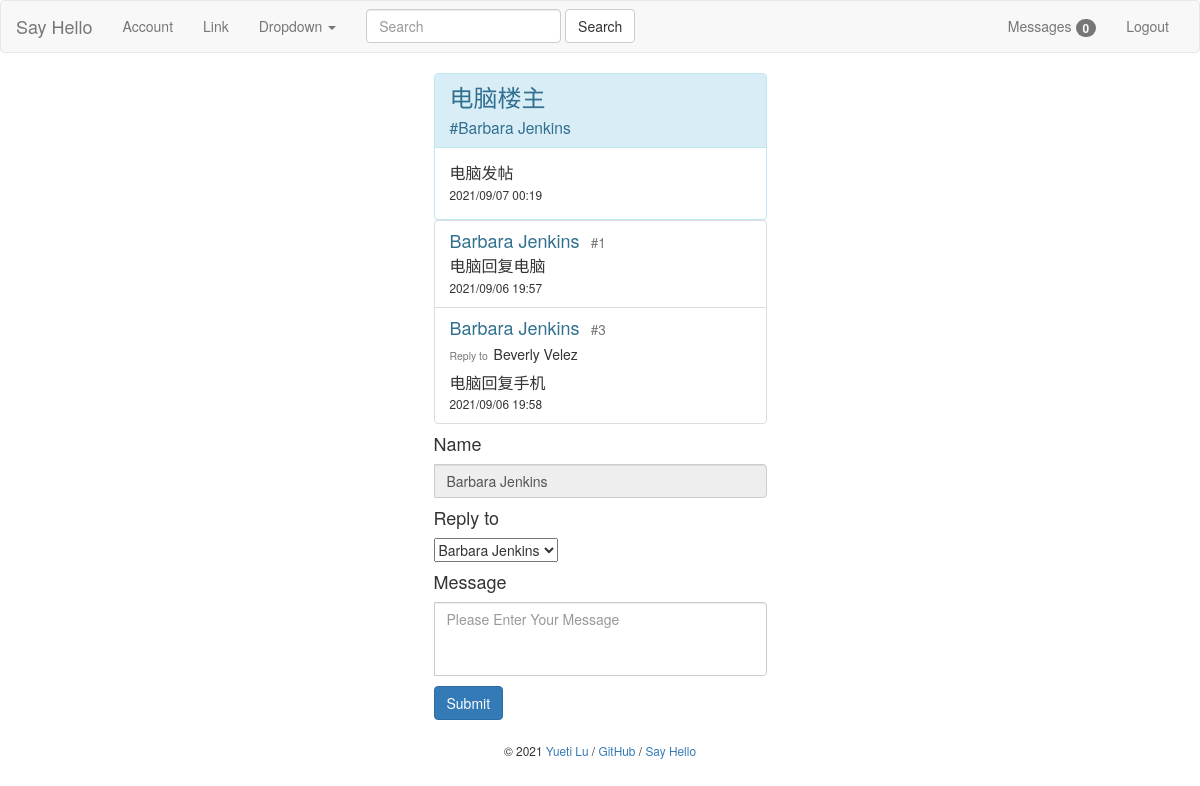
The app's page /post/1 (signed in) with its own data.
### bluelog/models.py (models this page shows)
class Post(db.Model):
    id = db.Column(db.Integer, primary_key=True)
    title = db.Column(db.String(60))
    body = db.Column(db.Text)
    name = db.Column(db.String(60))
    clickNum = db.Column(db.Integer, default=0)
    commentNum = db.Column(db.Integer, default=0)
    postTime = db.Column(db.DateTime, default=datetime.now)
    timestamp = db.Column(db.DateTime, default=datetime.now)
    user_id = db.Column(db.Integer, db.ForeignKey('user.id'))
    user = db.relationship('User', back_populates='posts')
    comments = db.relationship('Comment', back_populates='post', cascade='all,delete-orphan')

class Comment(db.Model):
    id = db.Column(db.Integer, primary_key=True)
    name = db.Column(db.String(30))
    body = db.Column(db.Text)
    replyTo = db.Column(db.String(30))
    commentFloor = db.Column(db.Integer)
    from_admin = db.Column(db.Boolean, default=False)
    timestamp = db.Column(db.DateTime, default=datetime.now, index=True)
    post_id = db.Column(db.Integer, db.ForeignKey('post.id'))
    post = db.relationship('Post', back_populates='comments')
    user_id = db.Column(db.Integer, db.ForeignKey('user.id'))
    user = db.relationship('User', back_populates='comments')

class FakeName(db.Model):
    id = db.Column(db.Integer, primary_key=True)
    post_id = db.Column(db.Integer)
    user_id = db.Column(db.Integer)
    name = db.Column(db.String)

### bluelog/blueprints/blog.py (the view, shortened to what this page needs)
@blog_bp.route('/post/<int:post_id>', methods=['GET', 'POST'])
def replyPage(post_id):
    replyForm = ReplyForm()
    fakesNames = FakeName.query.filter_by(post_id=post_id).all()
    replyForm.toName.choices = [(fakeName.name, fakeName.name) for fakeName in fakesNames]
    post = Post.query.get(post_id)
    post.clickNum += 1
    comments = post.comments
    db.session.commit()
    if current_user.is_authenticated:
        user = User.query.get(current_user.id)
        fakeName = FakeName.query.filter(and_(FakeName.post_id == post_id, FakeName.user_id == user.id)).first()
        if fakeName:
            replyForm.name.data = fakeName.name
        else:
            nameTemp = fake.name()
            while nameTemp in [fakeName.name for fakeName in fakesNames]:
                nameTemp = fake.name()
            replyForm.name.data = nameTemp
    else:
        nameTemp = fake.name()
        while nameTemp in [fakeName.name for fakeName in fakesNames]:
            nameTemp = fake.name()
        replyForm.name.data = nameTemp
    return render_template('blog/reply.html',
                           comments=comments,
                           form=replyForm,
                           post=post)

### bluelog/forms.py
class ReplyForm(FlaskForm):
    name = StringField('Name', validators=[DataRequired()])
    body = TextAreaField('Message', validators=[DataRequired(), Length(1, 200)])
    toName = SelectField('Reply to', choices=[])
    submit = SubmitField()

class SearchForm(FlaskForm):
    body = StringField('SearchMessage', validators=[DataRequired()])
    submit = SubmitField('Search')

### bluelog/__init__.py (called while the page is built)
def register_template_context(app):
    @app.context_processor
    def injectSearchForm():
        searchForm = SearchForm()
        return dict(searchForm=searchForm)
    @app.context_processor
    def injectUnreadMessage():
        if current_user.is_authenticated:
            user = User.query.get(current_user.id)
            unreadMessageNum = UnreadMessage.query.filter(and_(UnreadMessage.user_id == user.id,
                                                               UnreadMessage.haveRead == 0)).count()
            return dict(unreadMessageNum=unreadMessageNum)
        else:
            return dict(unreadMessageNum=0)

### bluelog/extensions.py (called while the page is built)
@login_manager.user_loader
def load_user(user_id):
    from bluelog.models import User
    user = User.query.get(int(user_id))
    return user

### bluelog/templates/blog/reply.html (shortened to what this page needs)
{% extends 'base.html' %}
{% from "macros.html" import show_flash with context %}
{% from "macros.html" import show_footer %}
{% from "macros.html" import show_comment_in_post %}
{% from "macros.html" import show_errors %}
{% block content %}
    <div class="col-md-4"></div>
    <div class="col-md-4">
        <div class="panel panel-info" style="margin:0 auto; width:90%;">
            <div class="panel-heading">
                <h3 class="panel-title" style="font-size: x-large">{{ post.title }}<br><small>#{{ post.name }}</small>
                </h3>
            </div>
            <div class="panel-body">
                <p class="list-group-item-text"
                   style="width: 100%; word-break: break-all; word-wrap: break-word; font-size: medium">{{ post.body }}</p>
                <small>
                    {{ post.timestamp.strftime('%Y/%m/%d %H:%M') }}
                </small>
            </div>
        </div>
        <ul class="list-group" style="margin:0 auto; width:90%">
            {% for comment in comments %}
                {{ show_comment_in_post(comment) }}
            {% endfor %}
        </ul>
        <form role="form" method="post">
            <div class="form-group">
                <div class="input-group" style="margin:0 auto; width:90%">
                    {{ form.name.label(class="h4") }}<br>
                    {{ form.name(class="form-control ", placeholder="Username", readonly="readonly") }}
                </div>
                <h4 style="margin-left: 5%">Reply to</h4>
                <div class="input-group" style="margin:0 auto; width:90%">
                    {{ form.toName(class="selectpicker") }}
                </div>
                <div class="input-group" style="margin:0 auto; width:90%">
                    {{ form.body.label(class="h4") }}<br>
                    {{ form.body(class="form-control", placeholder="Please Enter Your Message", rows="3", style="resize: none;") }}
                </div>
                {{ form.submit(class="btn btn-primary", type="submit", style="margin-top: 10px; margin-left: 5%") }}
            </div>
        </form>
        {{ show_footer() }}
    </div>
    <div class="col-md-4"></div>
{% endblock %}

### bluelog/templates/base.html (shortened to what this page needs)
<!doctype html>
<html lang="zh-CN">
<head>
    <link rel="stylesheet" href="{{ url_for('static', filename='/bootstrap-3.4.1-dist/css/bootstrap.min.css') }}">
    <link rel="stylesheet"
          href="https://cdn.jsdelivr.net/npm/bootstrap-select@1.13.9/dist/css/bootstrap-select.min.css">
    <link rel="stylesheet" href="https://stackpath.bootstrapcdn.com/bootstrap/3.4.1/css/bootstrap.min.css"
>
</head>
<body>
{% block nav %}
    <nav class="navbar navbar-default">
        <div class="container-fluid">
            <div class="navbar-header">
                <a class="navbar-brand" href="{{ url_for('blog.index') }}">Say Hello</a>
            </div>
            <div class="collapse navbar-collapse" id="bs-example-navbar-collapse-1">
                <ul class="nav navbar-nav">
                    <li><a href="{{ url_for('admin.index') }}">Account</a></li>
                    <li><a href="#">Link</a></li>
                    <li class="dropdown">
                        <a href="#" class="dropdown-toggle" data-toggle="dropdown" role="button" aria-haspopup="true"
                           aria-expanded="false">Dropdown <span class="caret"></span></a>
                    </li>
                </ul>
                <form class="navbar-form navbar-left" method="post" action="{{ url_for('blog.searchMessage') }}">
                    <div class="form-group">
                        {{ searchForm.body(class="form-control", placeholder="Search") }}
                    </div>
                    {{ searchForm.submit(type="submit", class="btn btn-default") }}
                </form>
                <ul class="nav navbar-nav navbar-right">
                    {% if current_user.is_authenticated %}
                        <li role="presentation"><a href="{{ url_for('admin.manageUnreadMessages') }}">Messages <span
                                class="badge">{{ unreadMessageNum }}</span></a></li>
                        <li><a href="{{ url_for('auth.logout', next=request.full_path) }}">Logout</a></li>
                    {% else %}
                        <li><a href="{{ url_for('auth.login', next=request.full_path) }}">Login</a></li>
                        <li><a href="{{ url_for('auth.register', next=request.full_path) }}">Register</a></li>
                    {% endif %}
                </ul>
            </div>
        </div>
    </nav>
{% endblock nav %}
{% block content %}{% endblock content %}
</body>
</html>

### bluelog/templates/macros.html (shortened to what this page needs)
{% macro show_footer() %}
    <footer class="text-center" style="margin-top: 20px;">
        <small> &copy; 2021 <a href="https://github.com/luyueti111" title="Written by Grey Li">Yueti Lu</a> /
            <a href="https://github.com/luyueti111/Bluelog" title="Fork me on GitHub">GitHub</a> /
            <a href="{{ url_for('blog.hello') }}" title="A HelloFlask project">Say Hello</a>
        </small>
    </footer>
{% endmacro %}
{% macro show_comment_in_post(comment) %}
    {% set post = comment.post %}
    <li class="list-group-item">
        {% if comment.name == post.name %}
            <h4 class="list-group-item-heading text-info">{{ comment.name }}<small>&nbsp;&nbsp;&nbsp;#{{ comment.commentFloor }}</small>
            </h4>
        {% else %}
            <h4 class="list-group-item-heading">{{ comment.name }}<small>&nbsp;&nbsp;&nbsp;#{{ comment.commentFloor }}</small>
            </h4>
        {% endif %}
        {% if comment.replyTo is not none %}
            <h5><small>Reply to&nbsp;&nbsp;</small>{{ comment.replyTo }}</h5>
        {% endif %}
        <p class="list-group-item-text"
           style="width: 100%; word-break: break-all; word-wrap: break-word; font-size: medium">{{ comment.body }}</p>
        <small>
            {{ comment.timestamp.strftime('%Y/%m/%d %H:%M') }}
        </small>
    </li>
{% endmacro %}

### records on screen
Post: title "电脑楼主", name "Barbara Jenkins", body "电脑发帖", timestamp "2021/09/07 00:19"
Comment: name "Barbara Jenkins", commentFloor "1", body "电脑回复电脑", timestamp "2021/09/06 19:57"
Comment: name "Barbara Jenkins", commentFloor "3", replyTo "Beverly Velez", body "电脑回复手机", timestamp "2021/09/06 19:58"
FakeName: name "Barbara Jenkins"

### other values on screen
{{ unreadMessageNum }} "0"
